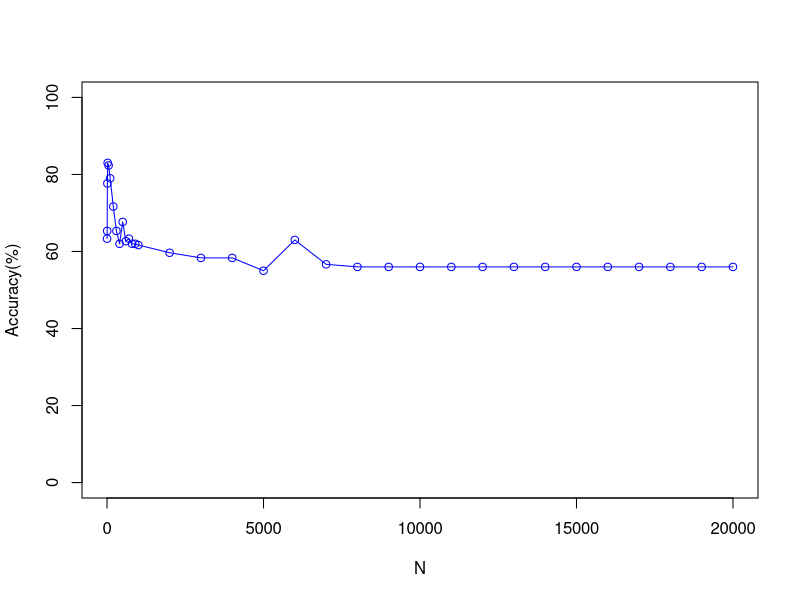

Here is the R script that generated this plot:
# Author : G Asish Kumar*/
# Description: Plot that shows the comparison of Accuracy vs No of Top features Selected for 
# 			   Pearson having K=2 and With Out Normalisation of the features 

 x <- c(1, 5, 10, 20, 50, 100, 200, 300, 400, 500, 600, 700, 800, 900, 1000, 2000, 3000, 4000, 5000, 6000, 7000, 8000, 9000, 10000, 11000, 12000, 13000, 14000, 15000, 16000, 17000, 18000, 19000, 20000)
 y <- c(63.33333333,
65.33333333,
77.66666667,
83,
82.33333333,
79,
71.66666667,
65.33333333,
62,
67.66666667,
62.66666667,
63.33333333,
62,
62,
61.66666667,
59.66666667,
58.33333333,
58.33333333,
55,
63,
56.66666667,
56,
56,
56,
56,
56,
56,
56,
56,
56,
56,
56,
56,
56)
 plot(x, y, type='o', pch=1, col="blue", xlab="N", ylab="Accuracy(%)", ylim=c(0, 100), xlim=c(0,20000))